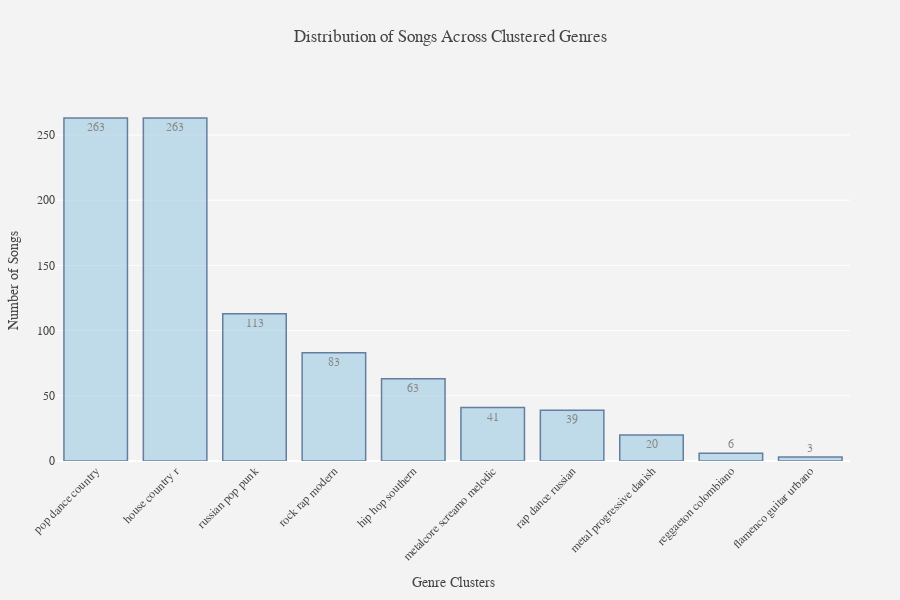

Notebook source saved alongside this figure:
### Code cell
create_clustered_genre_histogram(genre_classification, sp)

### Figure 1 — Plotly figure (JSON) as saved in the notebook; plotly's stock layout.template omitted (floating-point values rounded to 4 significant figures)
{"data": [{"hoverinfo": "text", "hovertext": ["Cluster: pop dance country<br>Genres:<br>modern country pop<br>pixie<br>pop dance<br>pop punk<br>neon pop punk<br>singer-songwriter pop<br>latin pop<br>arab pop<br>post-teen pop<br>palestinian pop<br>moroccan pop<br>dutch rap pop<br>la pop<br>french pop<br>social media pop<br>classic arab pop<br>pop rock<br>pop<br>teen pop<br>belarusian pop<br>pop urbaine<br>pop edm<br>indonesian pop<br>puerto rican pop<br>ukrainian pop<br>dance pop<br>israeli pop<br>nigerian pop<br>lebanese pop<br>pop emo<br>panamanian pop<br>country pop<br>romanian pop<br>k-pop<br>egyptian pop<br>deep dance pop<br>pop rap<br>pop r&b", "Cluster: house country r<br>Genres:<br>trap<br>hyperpop<br>brostep<br>trap latino<br>zhenskiy rep<br>r&b<br>dark r&b<br>djent<br>comic<br>sky room<br>contemporary country<br>afrobeats<br>melbourne bounce international<br>permanent wave<br>boy band<br>basshall<br>neo mellow<br>cubaton<br>gen z singer-songwriter<br>hard alternative<br>alternative r&b<br>black americana<br>chill house<br>brooklyn drill<br>parody<br>romanian house<br>future rock<br>slayer<br>deathstep<br>tropical house<br>etherpop<br>nasheed<br>k-pop boy group<br>melodic house<br>groove room<br>shred<br>proto-hyperpop<br>egyptian alternative<br>afro r&b<br>gymcore<br>rai<br>deep rai<br>classic texas country<br>house<br>khaliji<br>madchester<br>outlaw country<br>r&drill<br>texas country<br>tropical<br>r&b francais<br>edm<br>reparto<br>manele<br>new wave<br>pink noise<br>big room<br>covertronica<br>r&b en espanol<br>deep tropical house<br>hel<br>rif<br>modern country rock<br>shaabi<br>melbourne bounce<br>sad lo-fi<br>progressive electro house<br>country<br>slap house<br>europop<br>escape room<br>trancecore<br>urban contemporary<br>country road<br>new romantic<br>country dawn<br>electropowerpop<br>metropopolis<br>arab alternative<br>post-post-hardcore<br>neo soul<br>red dirt<br>g-house<br>kavkaz<br>otacore<br>instrumental djent", "Cluster: russian pop punk<br>Genres:<br>alt z<br>russian viral pop<br>post-punk<br>mexican classic rock<br>classic russian pop<br>swedish electropop<br>russian edm<br>swedish pop<br>post-grunge<br>swedish synthpop<br>pov: indie<br>russian drill<br>british soul<br>uk post-punk<br>russian pop<br>dutch edm<br>canadian electronic<br>canadian pop punk<br>russian trap<br>canadian pop<br>canadian punk<br>canadian electropop<br>russian alt pop<br>swedish alternative rock<br>uk diy punk", "Cluster: rock rap modern<br>Genres:<br>rap antillais<br>modern blues<br>rap tunisien<br>crunk<br>dance rock<br>blues rock<br>instrumental bluegrass<br>redneck<br>dancehall<br>progressive jazz fusion<br>country rap<br>psychedelic soul<br>modern rock<br>alternative rock<br>instrumental rock<br>rap<br>rap conscient<br>rap rock<br>egyptian rock<br>reggae fusion<br>rap maroc<br>classic rock<br>soul<br>grime<br>comedy rock<br>rap metal<br>rap belge<br>christian rock<br>rap marseille<br>rock<br>heartland rock<br>black punk<br>modern blues rock", "Cluster: hip hop southern<br>Genres:<br>southern hip hop<br>hip hop<br>french hip hop<br>nashville hip hop<br>ohio hip hop<br>east coast hip hop<br>dutch hip hop<br>hawaiian hip hop<br>arabic hip hop<br>nigerian hip hop<br>uk hip hop<br>belgian hip hop<br>latin hip hop<br>memphis hip hop<br>atl hip hop<br>tennessee hip hop<br>russian hip hop<br>australian hip hop", "Cluster: metalcore screamo melodic<br>Genres:<br>progressive metalcore<br>emo<br>synthpop<br>punk<br>post-screamo<br>screamo<br>nu-metalcore<br>indie poptimism<br>melodic dubstep<br>metalcore<br>electropop<br>swedish metalcore<br>dubstep<br>uk metalcore<br>melodic metalcore<br>american metalcore", "Cluster: rap dance russian<br>Genres:<br>chicago rap<br>salsa<br>dancehall queen<br>belly dance<br>rap francais<br>australian dance<br>urbano latino<br>uk dance<br>electro latino<br>nu disco<br>russian dance pop<br>rumba<br>rap latina<br>florida rap<br>russian gangster rap<br>modern salsa<br>russian dance", "Cluster: metal progressive danish<br>Genres:<br>danish metal<br>alternative metal<br>progressive metal<br>nu metal<br>comic metal<br>metal<br>greek metal<br>metal guitar<br>instrumental progressive metal", "Cluster: reggaeton colombiano<br>Genres:<br>reggaeton<br>reggaeton colombiano", "Cluster: flamenco guitar urbano<br>Genres:<br>flamenco guitar<br>flamenco urbano"], "marker": {"color": "rgb(158,202,225)", "line": {"color": "rgb(8,48,107)", "width": 1.5}}, "opacity": 0.6, "text": ["263", "263", "113", "83", "63", "41", "39", "20", "6", "3"], "textposition": "auto", "type": "bar", "x": ["pop dance country", "house country r", "russian pop punk", "rock rap modern", "hip hop southern", "metalcore screamo melodic", "rap dance russian", "metal progressive danish", "reggaeton colombiano", "flamenco guitar urbano"], "y": [263, 263, 113, 83, 63, 41, 39, 20, 6, 3]}], "layout": {"bargap": 0.2, "font": {"color": "rgb(68, 68, 68)", "family": "Arial", "size": 12}, "height": 600, "margin": {"b": 100, "l": 50, "r": 50, "t": 100}, "paper_bgcolor": "rgb(243, 243, 243)", "plot_bgcolor": "rgb(243, 243, 243)", "title": {"text": "Distribution of Songs Across Clustered Genres", "x": 0.5, "xanchor": "center", "y": 0.95, "yanchor": "top"}, "xaxis": {"tickangle": -45, "title": {"text": "Genre Clusters"}}, "yaxis": {"title": {"text": "Number of Songs"}}}}
